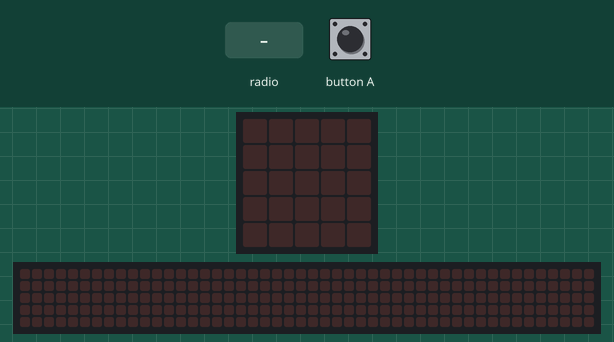
Simulated run of this program. Board: BBC micro:bit running MicroPython. On the bench: the board's 5×5 LED display, a strip that is not on the board, showing the scrolling text unrolled. The inputs (shaded band) are chosen by the test bench. No radio messages arrive unless stated (any console line starting 'radio sent:' is added by the test bench); the 48×5 strip is a reading aid, not a part: it shows the text the display is scrolling, unrolled, one strip-width of it at a time; what the program prints to the serial console is not drawn.

Above: at 1.2 s.
1.3 s: radio message "1" arrives
At 1.37 s:
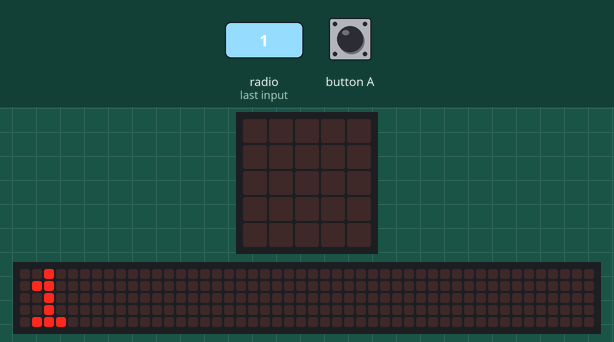
At 1.82 s:
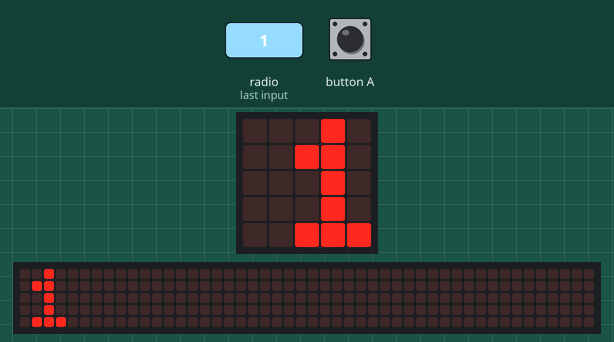
4.3 s: button A pressed for 0.15 s
Timing chart, 0 to 7.3 s (numbered marks = the images above; inputs shaded):
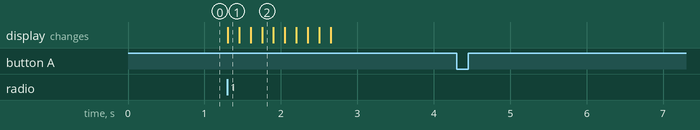

Measured:
- after the input at 1.3 s, the display: changes at once (image 1)
- after the input at 4.3 s, every drawn part: stays the same

The program:

twitter.py
```python
from microbit import *
import radio

radio.on()

your_tweet = 'hi'

while True:
    if button_a.was_pressed():
	   radio.send(your_tweet)

    received_tweet = radio.receive()

    if received_tweet:
        display.scroll(received_tweet)

    sleep(100)
```
